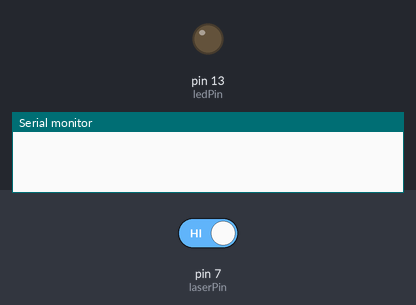
Bench run of a sketch on a simulated Arduino Uno, built with avr-gcc and run on an emulated ATmega328P. On the bench: output pins drawn as LEDs (lit = HIGH), the last lines printed to the serial monitor. Inputs (shaded band) come from the test bench; at power-on: pin 7 (laserPin) HIGH.

Above: at 1.2 s.
1.3 s: pin 7 (laserPin) driven LOW
At 1.8 s:
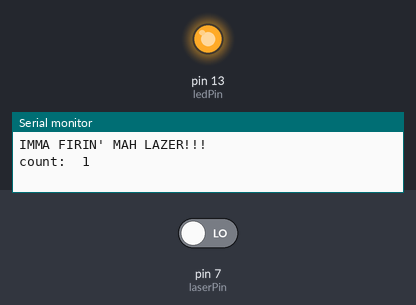
2.8 s: pin 7 (laserPin) driven HIGH
At 4.1 s:
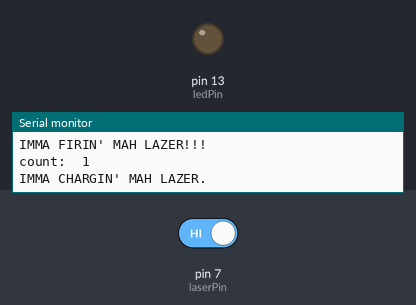
Timing chart, 0 to 5.8 s (numbered marks = the images above; inputs shaded):
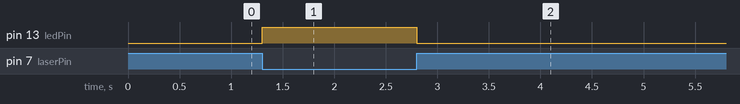

The sketch:

BeamOnSign.ino
```cpp
const uint8_t laserPin = 7;
const uint8_t ledPin = 13;

uint16_t laserCounter = 0;
uint8_t laserState = 0;
uint8_t lastlaserState = 0;

void setup()
{
  pinMode(laserPin, INPUT);
  pinMode(ledPin, OUTPUT);
  Serial.begin(115200);
}

void loop()
{
  laserState = !digitalRead(laserPin);

  if(laserState != lastlaserState)
  {
    digitalWrite(ledPin, laserState);
    lastlaserState = laserState;

    if(laserState == HIGH)
    {
      laserCounter++;
      Serial.println("IMMA FIRIN' MAH LAZER!!!");
      Serial.print("count:  ");
      Serial.println(laserCounter);
    }
    else
    {
      Serial.println("IMMA CHARGIN' MAH LAZER.");
    }
  }
}
```

Measured:
- after the input at 1.3 s, pin 13 (ledPin): LOW → HIGH at once
- after the input at 2.8 s, pin 13 (ledPin): HIGH → LOW at once
